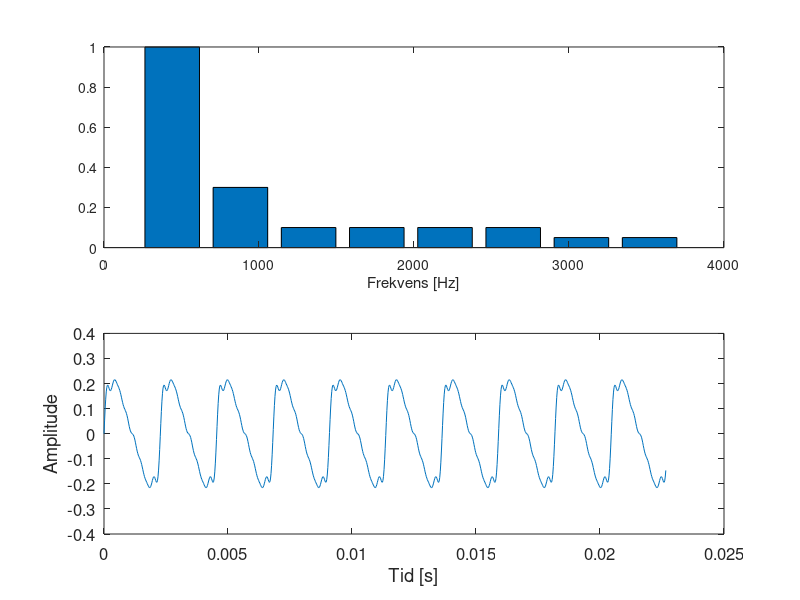

The MATLAB script that drew this image: (Note: this script raises an error after producing the figure.)
% Dette skriptet lagar ein tone.
% Den plottar han og spelar han av - 
% for ulike spektrum, som blir hardkoda.
% Amplitude og frekvens blir også hardkoda.

% Grunnfrekvens
Frek = 440;
w = 2*pi*Frek;  % Vinkelfrekvens

% Bestemmer spektrumet
% Nokre litt tilfeldige verdiar
Spectrum = [1 .3 .1 .1 .1 .1 .05 .05];
% Vektor med n-verdiar
nn = 1:20;
% Alternerande, sakte avtakande (sagtann)
%Spectrum = (-1).^nn./nn;
% Frå eksempel med funksjon som liknar på sinus:
%Spectrum = 5./(2*nn+1).^3;
% Rein sinus
%Spectrum = [1];
L = length(Spectrum);

% Tida det varer - i sekund
TimeSec = 4;
% Amplitude
Amp = .2;

% Samplefrekvens
Fs = 44100;
% Vektor med tidspunkt
t = linspace(0, TimeSec, TimeSec*Fs);

% Miksar overtonar og lagar lydsignal
F = 0*t;            % Set F til null
for n = 1:L
  F = F + Spectrum(n)*sin(n*w*t);   % Legg til - komponent for komp.
end

% Justere amplitude
F = Amp*F;

% Legge til støy?
Noise = 0*rand(1,TimeSec*Fs);
F = F + Noise;

% Plottar lyden
figure(2)
subplot(2,1,1)
bar([1:L]*w/2/pi, Spectrum)
xlabel('Frekvens [Hz]')
subplot(2,1,2)
plot(t(1:1000), F(1:1000))
xlabel('Tid [s]')
ylabel('Amplitude')
set(gca, 'fontsize', 12)

% Spelar av lyden
hplayer = audioplayer(F, Fs);
play(hplayer);
